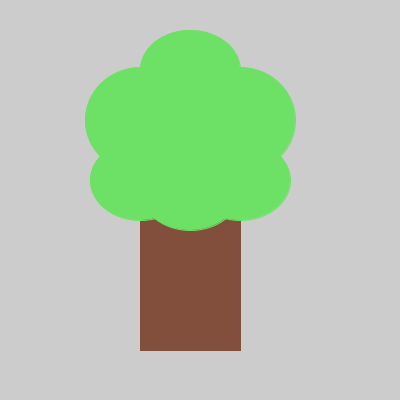
Frame 1 (no input)
Frame 60 (the mouse pressed at the canvas centre just before this capture): identical to frame 1, image omitted
Frame 120 (the mouse held since frame 60 and released just before this capture): identical to frame 1, image omitted

The Processing sketch that drew this single still picture (run headless with seeded random() and noise(); from frame 60 on, the mouse is pressed at the canvas centre):

// Processing sketch: sketch_9_9_Boom
// ── sketch_9_9_Boom.pde
void setup() {
  size(400, 400);
  Methode(140, 150, 100, 200);
  Methode2(190,140,170,140);
  Methode2(190,70,100,80);
  Methode2(140,120,110,105);
  Methode2(240,120,110,105);
  Methode2(240,180,100,80);
  Methode2(140,180,100,80);
  Methode2(190,190,100,80);
}

  void draw() {
    //background(255,255,255,255);
  }

  
  void Methode(int a, int b, int c, int d){
    stroke(129,79,59);
    fill(129,79,59);
    rect(a,b,c,d);
    stroke(109,225,101);
    fill(109,225,101);
  }

  void Methode2(int e, int f, int g, int h){
    ellipse(e,f,g,h);
    
  }
